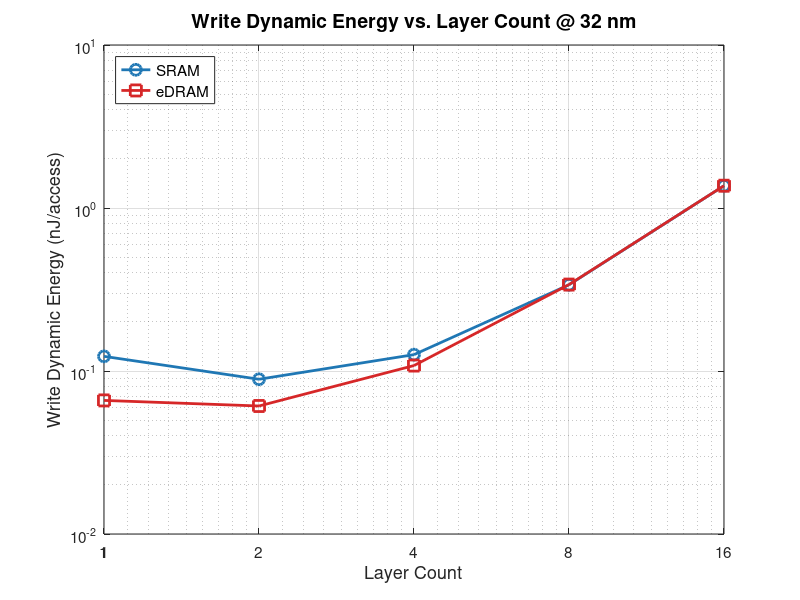

Recreate this plot in MATLAB.
% fig11_layer_sweep_write_energy_32nm.m
% Write Dynamic Energy vs. Layer Count @ 32nm — ESE5760 Final Project
% Data: DESTINY simulation, 2MB / 256-bit / Assoc=1 / LOP / 350K / WriteEDP

layers = [1, 2, 4, 8, 16];

write_energy_SRAM  = [0.123, 0.089, 0.126, 0.338, 1.369];
write_energy_eDRAM = [0.066, 0.061, 0.108, 0.339, 1.370];

figure('Position', [100 100 700 500]);

plot(layers, write_energy_SRAM,  '-o', 'Color', [0.122 0.467 0.706], 'LineWidth', 2, 'MarkerSize', 8); hold on;
plot(layers, write_energy_eDRAM, '-s', 'Color', [0.839 0.153 0.157], 'LineWidth', 2, 'MarkerSize', 8);

set(gca, 'XScale', 'log', 'YScale', 'log', 'XTick', layers, 'XTickLabel', {'1','2','4','8','16'}, 'FontSize', 11);
xlim([1 16]);
xlabel('Layer Count', 'FontSize', 13);
ylabel('Write Dynamic Energy (nJ/access)', 'FontSize', 13);
title('Write Dynamic Energy vs. Layer Count @ 32 nm', 'FontSize', 14, 'FontWeight', 'bold');
legend('SRAM', 'eDRAM', 'Location', 'northwest', 'FontSize', 11);
grid on;
box on;

drawnow;
set(gcf, 'Renderer', 'painters');
print('-djpeg', '-r150', fullfile(fileparts(mfilename('fullpath')), '..', '..', 'plots', 'exploratory_sweeps', 'fig11_layer_sweep_write_energy_32nm.jpg'));
